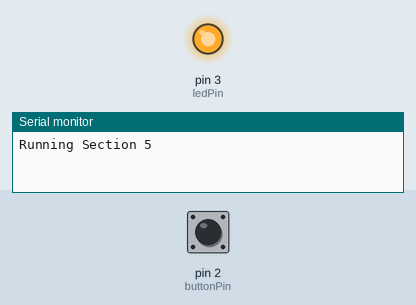
The sketch below on a simulated Arduino Uno, built with avr-gcc and run on an emulated ATmega328P. Parts: output pins drawn as LEDs (lit = HIGH), the last lines printed to the serial monitor. Dashed ring = blinking. The test bench sets the inputs (shaded band); at power-on: pin 2 (buttonPin) LOW.

Above: at 1.2 s.
1.3 s: pin 2 (buttonPin) pulled HIGH for 0.15 s
At 2.6 s:
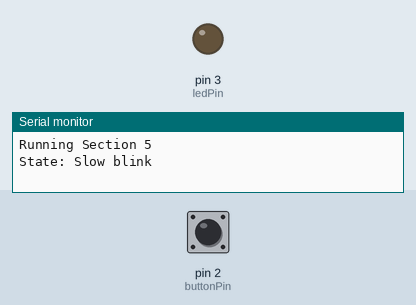
4.4 s: pin 2 (buttonPin) pulled HIGH for 1 s
7.4 s: pin 2 (buttonPin) driven HIGH
At 7.5 s:
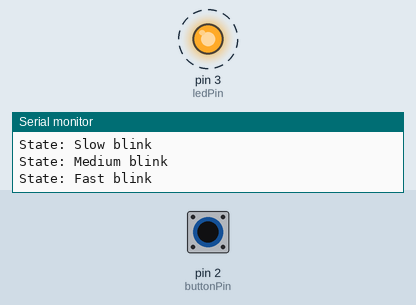
10.4 s: pin 2 (buttonPin) pulsed LOW 5 times (0.12 s each, 0.3 s apart)
Timing chart, 0 to 13.4 s (numbered marks = the images above; inputs shaded):
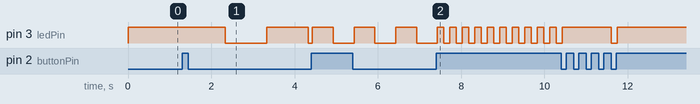

The sketch:

section4_5_combined.ino
```cpp
/*
  Section Four + Section Five in one sketch
  Set SECTION below to 4 or 5, then upload.

  Section Four, Q2 -- Button example (File > Examples > 02.Digital > Button), modified
    Change from the original: ledPin changed from 13 to 3 (LED is on D3)
    Hold the button -> LED on, release -> LED off

  Section Five -- button-controlled LED states
    Q1  Starts with the LED steady on; each press switches to the next state
    Q2  Order: steady -> slow blink -> medium blink -> fast blink
    Q3  The 4th press goes back to steady

  Circuit (Section Four, Q1 -- the same for both sections)
    Button module: IN -> D2, VCC -> 5V, GND -> GND
    LED          : D3 -> 220 ohm resistor -> LED long leg (+)
                   LED short leg (-) -> GND
*/

const int SECTION = 5;       // <-- change to 5 for Section Five, then upload again

const int buttonPin = 2;     // the number of the pushbutton pin
const int ledPin = 3;        // CHANGED: LED is on D3 (was 13)

// ---------- Section Four ----------
int buttonState = 0;         // variable for reading the pushbutton status

// ---------- Section Five ----------
const unsigned long DEBOUNCE_MS = 30;

// How long the LED stays on (then off) in each state, in ms. 0 = steady.
const unsigned long BLINK_MS[] = {0, 1000, 500, 150};
const char* STATE_NAMES[] = {"Steady", "Slow blink", "Medium blink", "Fast blink"};

int state = 0;               // Q1: start in steady
unsigned long stateStart = 0;

bool idleLevel;              // button reading when NOT pressed, detected at power-on
bool lastReading;
bool isPressed = false;
unsigned long lastBounce = 0;

void setup() {
  Serial.begin(9600);
  pinMode(ledPin, OUTPUT);
  pinMode(buttonPin, INPUT);

  // Section Five: works whether the button module outputs HIGH or LOW when pressed.
  // Just don't hold the button while plugging in the USB cable.
  idleLevel = digitalRead(buttonPin);
  lastReading = idleLevel;

  Serial.print("Running Section ");
  Serial.println(SECTION);
}

void loop() {
  if (SECTION == 4) {
    // ===== Section Four: the Button example =====
    // read the state of the pushbutton value:
    buttonState = digitalRead(buttonPin);

    // check if the pushbutton is pressed. If it is, the buttonState is HIGH:
    if (buttonState == HIGH) {
      digitalWrite(ledPin, HIGH);   // turn LED on
    } else {
      digitalWrite(ledPin, LOW);    // turn LED off
    }

  } else {
    // ===== Section Five: steady -> slow -> medium -> fast -> steady =====
    unsigned long now = millis();

    // detect each new press (with debounce)
    bool reading = digitalRead(buttonPin);
    if (reading != lastReading) {
      lastReading = reading;
      lastBounce = now;
    }

    if (now - lastBounce >= DEBOUNCE_MS) {
      bool down = reading != idleLevel;
      if (down && !isPressed) {
        // Q2 + Q3: 0 -> 1 -> 2 -> 3, and the 4th press wraps back to 0 (steady)
        state = (state + 1) % (sizeof(BLINK_MS) / sizeof(BLINK_MS[0]));
        stateStart = now;
        Serial.print("State: ");
        Serial.println(STATE_NAMES[state]);
      }
      isPressed = down;
    }

    // LED output (millis-based, so presses are never missed)
    if (BLINK_MS[state] == 0) {
      digitalWrite(ledPin, HIGH);
    } else {
      digitalWrite(ledPin, ((now - stateStart) / BLINK_MS[state]) % 2 == 0 ? HIGH : LOW);
    }
  }
}
```

Measured:
- after the input at 1.3 s, pin 3 (ledPin): HIGH → LOW after 1.0 s, → HIGH 1.0 s later, → LOW 1.0 s later
- after the input at 7.4 s, pin 3 (ledPin): alternates HIGH for 0.15 s and LOW for 0.15 s, starting after 0.18 s
